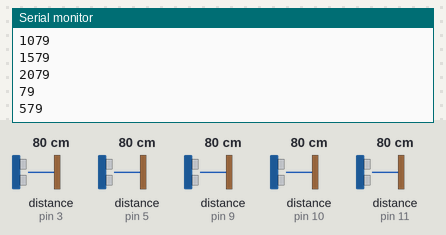
A sketch run on a simulated Arduino Uno, built with avr-gcc and run on an emulated ATmega328P. Parts: the last lines printed to the serial monitor. Wiring (inferred from the names in the program): 5 × ultrasonic range finder: trigger pin 2, echo pin 3 / trigger pin 4, echo pin 5 / trigger pin 7, echo pin 10 / trigger pin 8, echo pin 9 / trigger pin 12, echo pin 11. Inputs (shaded band) come from the test bench; at power-on: distance to the obstacle (sensors on pin 3, pin 5, pin 9, pin 10, pin 11) 80 cm. The echo pulse lasts 58.3 µs per cm.

Above: at 3.3 s.
3.4 s: distance to the obstacle (sensor on pin 3) set to 2 cm
At 4.0 s:
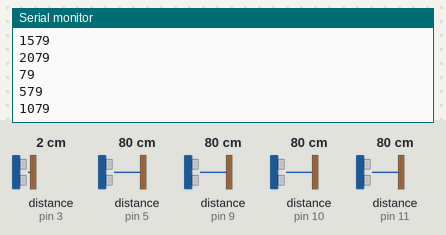
6.7 s: distance to the obstacle (sensor on pin 5) set to 2 cm
At 6.7 s:
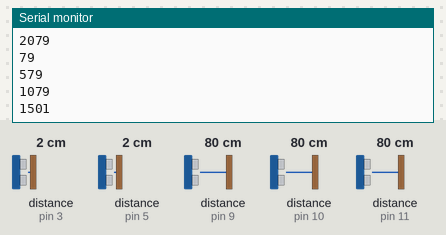
10.0 s: distance to the obstacle (sensor on pin 9) set to 2 cm
At 10.5 s:
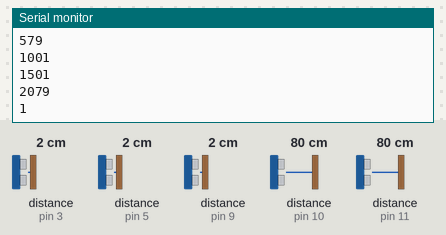
13.3 s: distance to the obstacle (sensor on pin 10) set to 2 cm
At 14.0 s:
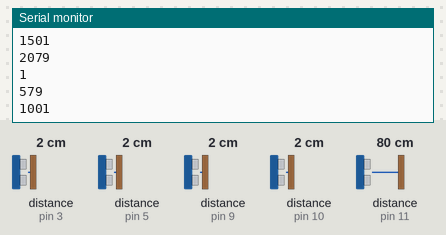
16.6 s: distance to the obstacle (sensor on pin 11) set to 2 cm
At 17.0 s:
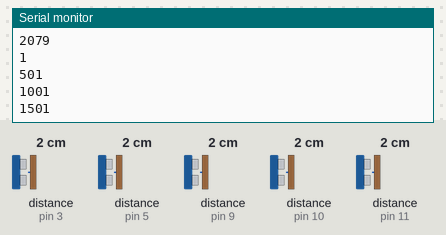
19.9 s: distance to the obstacle (sensor on pin 3) set to 4 cm
At 20.5 s:
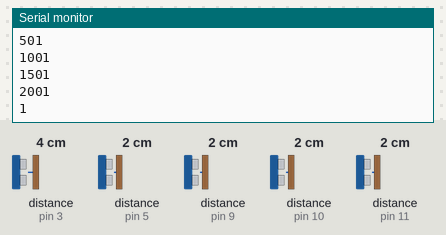
Timing chart, 0 to 22.9 s (numbered marks = the images above; inputs shaded):
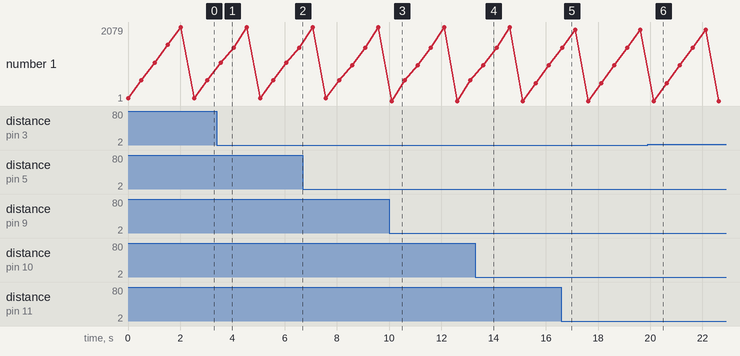

The sketch:

USS_5.ino
```cpp
#include <Arduino.h>

// Ein Sensor pro Richtung; die Reihenfolge legt das Offset-Schema fest,
// mit dem alle fünf Distanzen über eine einzige serielle Verbindung
// codiert werden (siehe encodeDistance()).
struct UltrasonicSensor {
  uint8_t trigPin;
  uint8_t echoPin;
  uint16_t offset;
};

const uint8_t SENSOR_COUNT = 5;
const uint16_t OFFSET_STEP = 500;
const unsigned long PULSE_TIMEOUT_US = 30000UL;  // ~5 m maximale Reichweite
const float US_TO_CM = 29.1f;
const int LOOP_DELAY_MS = 500;

UltrasonicSensor sensors[SENSOR_COUNT] = {
  {8, 9, 0 * OFFSET_STEP},    // Sensor 1 – Vorne
  {7, 10, 1 * OFFSET_STEP},   // Sensor 2 – Vorne Rechts
  {4, 5, 2 * OFFSET_STEP},    // Sensor 3 – Vorne Links
  {2, 3, 3 * OFFSET_STEP},    // Sensor 4 – Rechts
  {12, 11, 4 * OFFSET_STEP},  // Sensor 5 – Links
};

void setup() {
  for (uint8_t i = 0; i < SENSOR_COUNT; i++) {
    pinMode(sensors[i].trigPin, OUTPUT);
    pinMode(sensors[i].echoPin, INPUT);
  }
  Serial.begin(9600);
}

long measureDistanceCm(const UltrasonicSensor &sensor) {
  digitalWrite(sensor.trigPin, LOW);
  delayMicroseconds(2);
  digitalWrite(sensor.trigPin, HIGH);
  delayMicroseconds(10);
  digitalWrite(sensor.trigPin, LOW);

  long duration = pulseIn(sensor.echoPin, HIGH, PULSE_TIMEOUT_US);
  if (duration == 0) {
    return OFFSET_STEP - 1;  // kein Echo empfangen: als maximale Distanz werten
  }
  return (duration / 2) / US_TO_CM;
}

long encodeDistance(long distanceCm, uint16_t offset) {
  if (distanceCm >= OFFSET_STEP) {
    distanceCm = OFFSET_STEP - 1;
  }
  return distanceCm + offset;
}

void loop() {
  for (uint8_t i = 0; i < SENSOR_COUNT; i++) {
    long distanceCm = measureDistanceCm(sensors[i]);
    Serial.println(encodeDistance(distanceCm, sensors[i].offset));
    delay(LOOP_DELAY_MS);
  }
}
```

Measured:
- after the input at 10.0 s, the serial monitor: prints a new line after 0.09 s (image 3)
- plotted number 1: 579 → 1501 after the input at 3.4 s, 1001 → 2001 after the input at 16.6 s, 2001 → 1503 after the input at 19.9 s
